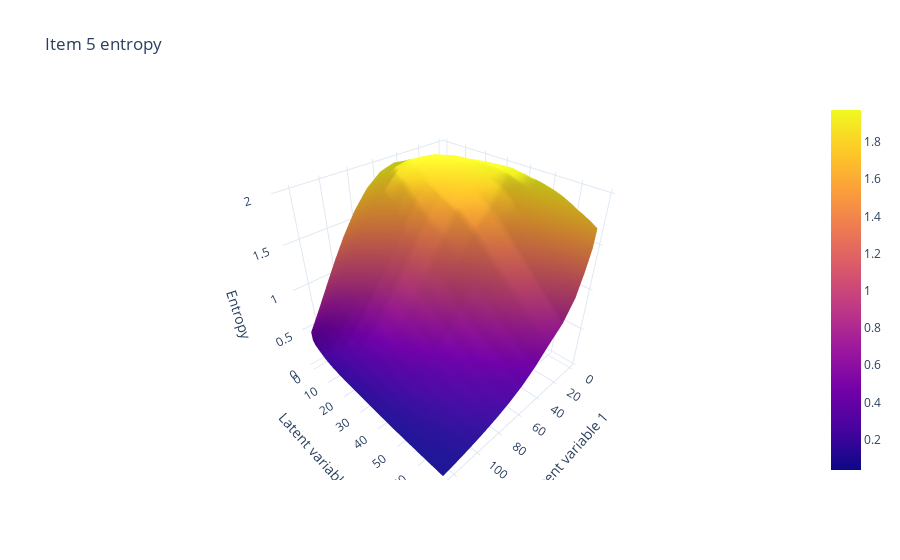

The code cell stored with this chart in its notebook:
### Code cell
ae_model.plotter.plot_item_entropy(item=5, latent_variables=(1, 2), z_estimation_method = "NN")

### Figure 1 — Plotly figure (JSON) as saved in the notebook; plotly's stock layout.template omitted (floating-point values rounded to 4 significant figures; data arrays with more than 128 entries replaced by an {"elided": "..."} marker saying what was removed)
{"data": [{"colorscale": [[0, "#0d0887"], [0.1111, "#46039f"], [0.2222, "#7201a8"], [0.3333, "#9c179e"], [0.4444, "#bd3786"], [0.5556, "#d8576b"], [0.6667, "#ed7953"], [0.7778, "#fb9f3a"], [0.8889, "#fdca26"], [1, "#f0f921"]], "type": "surface", "x": {"elided": "18x18 float values"}, "y": {"elided": "18x18 float values"}, "z": {"elided": "18x18 float values"}}], "layout": {"scene": {"xaxis": {"title": {"text": "Latent variable 1"}}, "yaxis": {"title": {"text": "Latent variable 2"}}, "zaxis": {"title": {"text": "Entropy"}}}, "title": {"text": "Item 5 entropy"}}}
